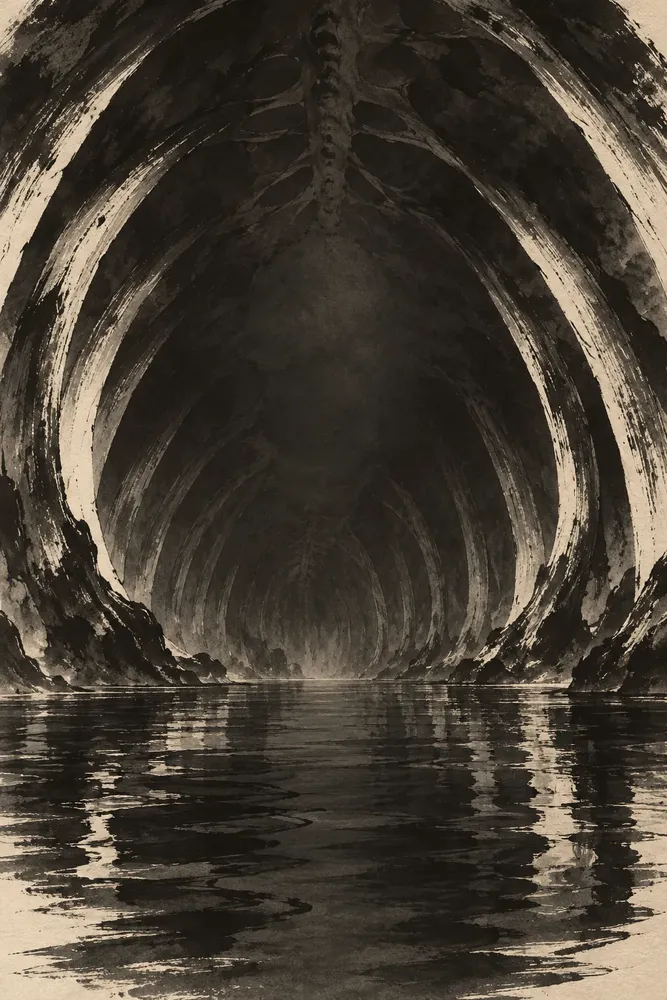
#> input picture src/assets/sketchbg/bg_belly.webp, 667 x 1000 px, shrunk from 1024 x 1536 before the run; its folder holds only this picture in this run
$ python cut-vfx.py ../src/assets/sketchbg/bg_belly.webp ../src/assets/sketchbg/bg_deep.webp 5
#> lines starting #> are read from the running program, lines starting #| are printed output that depends on the picture
"""
Split a fire-effects sheet painted on pure black into separate frames.

  python3 -I scripts/cut-vfx.py <sheet.png> <name> <frames>

Frames are split at the darkest columns between them, cropped to their
light and saved as src/assets/sketchbg/<name>_<i>.webp — still on black:
the page draws them with additive blending, so black adds nothing.
"""
import sys
import numpy as np
from PIL import Image

src, name, n = sys.argv[1], sys.argv[2], int(sys.argv[3])
im = np.asarray(Image.open(src).convert('RGB')).astype(np.float64)
lum = im.max(axis=2)
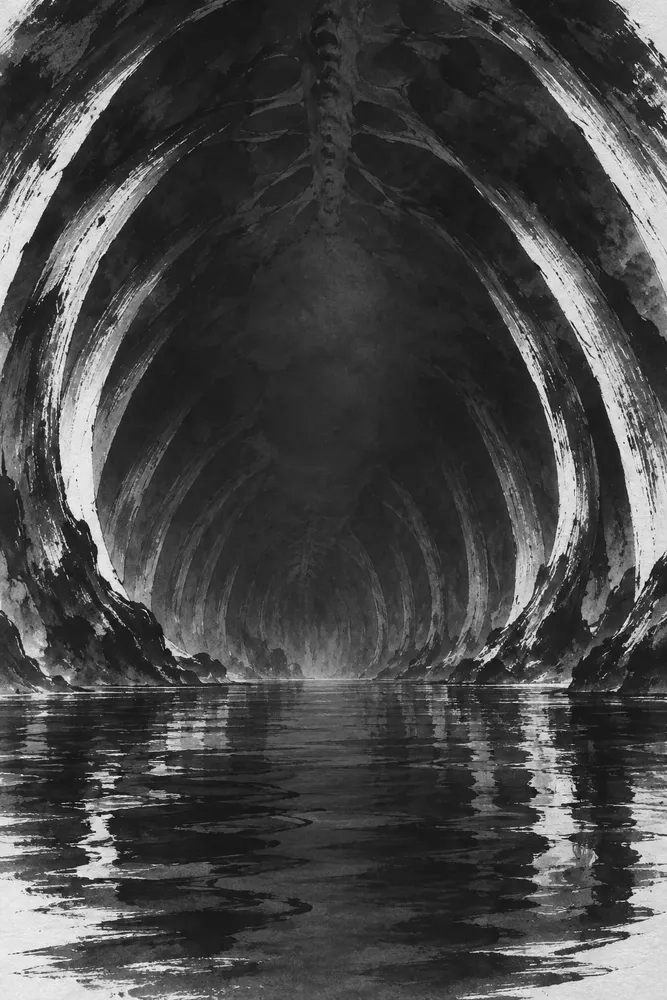
#> lum: shape (1000, 667) float64; min 3, max 255, mean 70.3
cols = (lum > 40).sum(axis=0).astype(float)
#> cols = 667 values, max 991 at index 341, min 321 at index 435, mean 641.1
cols = np.convolve(cols, np.ones(15) / 15, mode='same')
#> cols = 667 values, max 964.9 at index 340, min 337.9 at index 436, mean 636
xs = np.nonzero(cols > 1)[0]
#> xs = 667 values from 0 to 666
lo, hi = xs.min(), xs.max()
#> lo = 0; hi = 666
step = (hi - lo) / n
#> step = 133.2
cuts = [lo]
#> cuts = [0]
for k in range(1, n):
    c = lo + k * step
    a, b = int(c - step * 0.35), int(c + step * 0.35)
    cuts.append(a + int(np.argmin(cols[a:b])))
#> this loop made 4 passes
#> (c, a, b) on passes 1 to 4: (133.2, 86, 179), (266.4, 219, 313), (399.6, 352, 446), (532.8, 486, 579)
#> after the loop, cuts = [0, 178, 228, 436, 486]
cuts.append(hi + 1)
for i in range(n):
    x0, x1 = cuts[i], cuts[i + 1]
    part = lum[:, x0:x1]
    ys = np.nonzero((part > 30).any(axis=1))[0]
    y0, y1 = max(0, ys.min() - 4), min(im.shape[0], ys.max() + 5)
    out = Image.fromarray(im[y0:y1, x0:x1].astype(np.uint8), 'RGB')
    out.save(f'src/assets/sketchbg/{name}_{i}.webp', 'WEBP', quality=85, method=6)
    print(f'{name}_{i}', out.size)
#> this loop made 5 passes
#> (x0, x1) on passes 1 to 5: (0, 178), (178, 228), (228, 436), (436, 486), (486, 667)
#> pass 1, `part = lum[:, x0:x1]`:
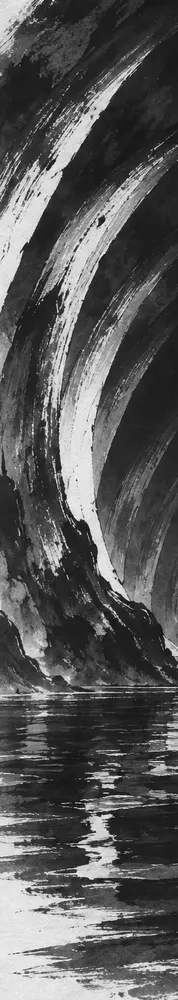
#> part: shape (1000, 178) float64; min 3, max 255, mean 88
#> pass 1, `out = Image.fromarray(im[y0:y1, x0:x1].astype(np.uint8), 'RGB')`:
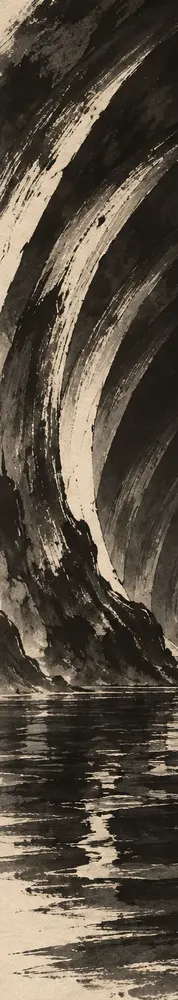
#> out: PIL image 178x1000 RGB; mean R, G, B 88, 78.8, 66.2
#> pass 2, `part = lum[:, x0:x1]`:
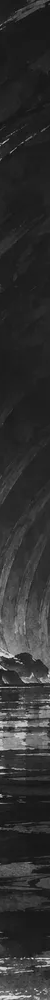
#> part: shape (1000, 50) float64; min 12, max 240, mean 48.7
#> pass 2, `out = Image.fromarray(im[y0:y1, x0:x1].astype(np.uint8), 'RGB')`:
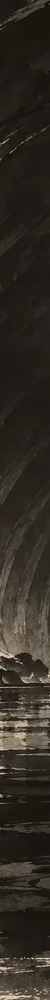
#> out: PIL image 50x1000 RGB; mean R, G, B 48.7, 43.4, 35.7
#> after the loop:
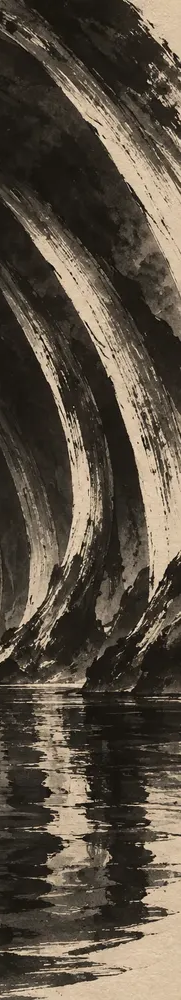
#> out: PIL image 181x1000 RGB; mean R, G, B 88.4, 78.9, 65.9

$ run again, on src/assets/sketchbg/bg_deep.webp
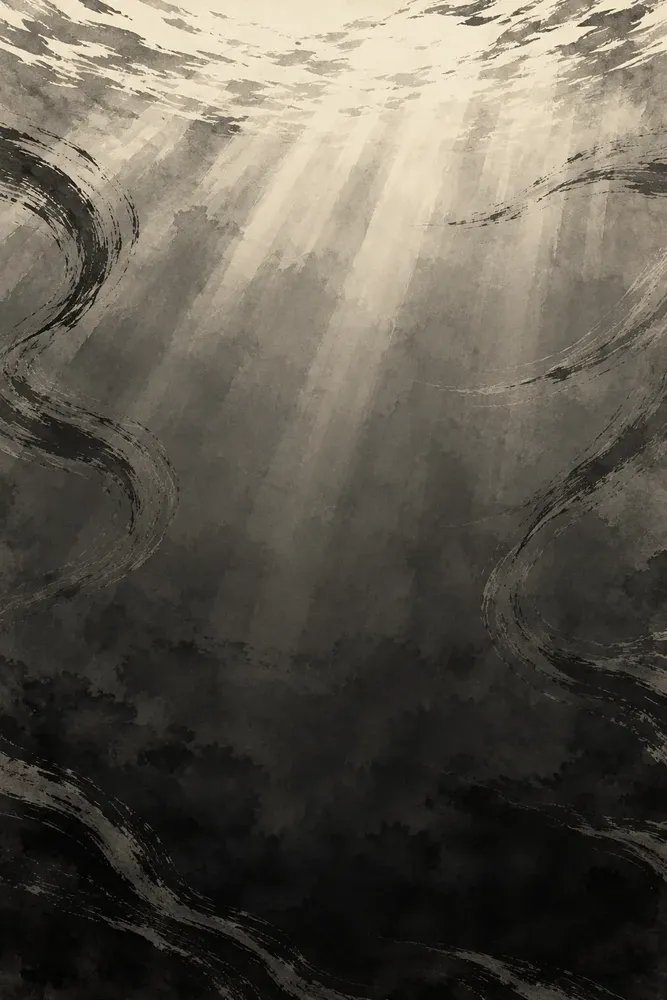
#> input picture src/assets/sketchbg/bg_deep.webp, 667 x 1000 px, shrunk from 1024 x 1536 before the run
#> `cols = (lum > 40).sum(axis=0).astype(float)`: cols = 667 values, max 772 at index 246, min 617 at index 74, mean 689.6
#> `cols = np.convolve(cols, np.ones(15) / 15, mode='same')`: cols = 667 values, max 767.5 at index 248, min 390.3 at index 666, mean 685.5
#> xs = 667 values from 0 to 666
#> lo = 0; hi = 666
#> step = 133.2
#> `cuts = [lo]`: cuts = [0]
#> the loop `for k in range(1, n):` made 4 passes
#> (c, a, b) on passes 1 to 4: (133.2, 86, 179), (266.4, 219, 313), (399.6, 352, 446), (532.8, 486, 579)
#> after the loop `for k in range(1, n):`: cuts = [0, 86, 219, 404, 574]
#> the loop `for i in range(n):` made 5 passes
#> (x0, x1, y1) on passes 1 to 5: (0, 86, 1000), (86, 219, 996), (219, 404, 1000), (404, 574, 1000), (574, 667, 1000)
#> pass 1, `out = Image.fromarray(im[y0:y1, x0:x1].astype(np.uint8), 'RGB')`:
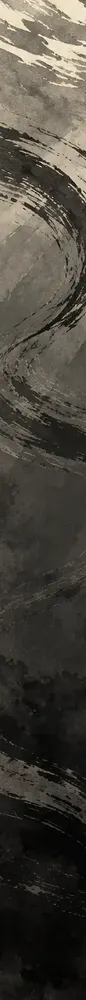
#> out: PIL image 86x1000 RGB; mean R, G, B 72.5, 68.4, 60.2
#> after the loop `for i in range(n):`:
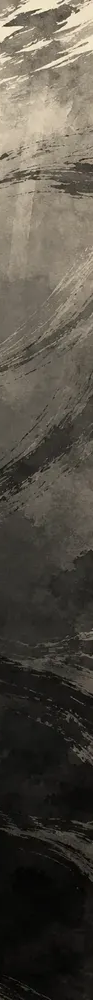
#> out: PIL image 93x1000 RGB; mean R, G, B 83.1, 78, 68.3
